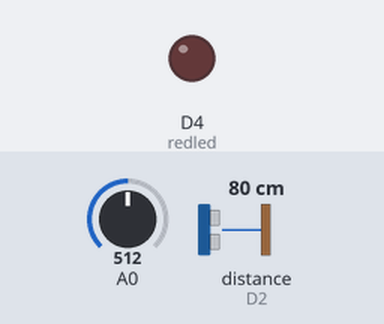
Recording of a sketch running on a simulated ESP8266 (NodeMCU). On the bench: output pins drawn as LEDs (lit = HIGH). Wiring (inferred from the names in the program): ultrasonic range finder: trigger D3; echo D2. Inputs (shaded band) come from the test bench; at power-on: A0 = 512, distance to the obstacle (sensor on D2) 80 cm. The echo pulse lasts 58.3 µs per cm; WiFi joins after 1.5 s; servers stay silent unless stated; pins used as bus, display or sensor lines are not drawn; what the sketch prints to the serial monitor is not drawn.

Above: at 0.1 s.
At 1.9 s:
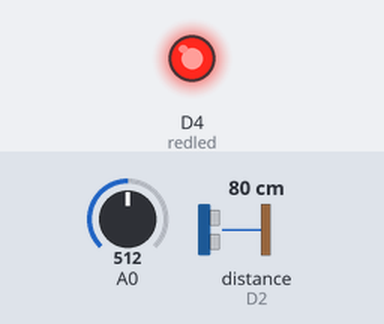
Timing chart, 0 to 3.4 s (numbered marks = the images above):
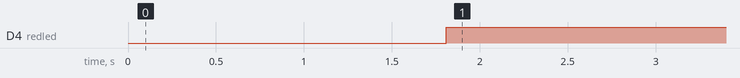

The sketch:

drainage.ino
```cpp
#define BLYNK_PRINT Serial

#include <BlynkSimpleEsp8266.h>

#include <ESP8266WiFi.h>

const int trigPin1 = D3;

const int echoPin1 = D2;

#define redled D4

char auth[]="aX3Cded2oxBxxxxx9bAVEGt1U";

char ssid[] = "satish";

char pass[] = "jaibalaji12#";

int duration1,distance1;

int count=0;

void setup()

{

  pinMode(trigPin1, OUTPUT);

  pinMode(echoPin1, INPUT);

  pinMode(A0, INPUT);

  digitalWrite(A0, OUTPUT);

  pinMode(redled, OUTPUT);

  digitalWrite(redled, LOW);

  Serial.begin(9600);

  Blynk.begin(auth, ssid, pass);

}

void loop()

{

  int float1=analogRead(A0);

  digitalWrite(trigPin1, LOW);

  delayMicroseconds(2);

  digitalWrite(trigPin1, HIGH);

  delayMicroseconds(10);

  digitalWrite(trigPin1, LOW);

  duration1 = pulseIn(echoPin1, HIGH);

  distance1 = duration1 * 0.034 / 2;

  Serial.println(float1);

   Blynk.virtualWrite(V1,distance1);

   if(distance1<=5)

   {

    Blynk.notify("Blockage Alert!");

    digitalWrite(redled, HIGH);

   }

   else if(float1<=800)

   {

    Blynk.notify("Overflow Alert !");

     digitalWrite(redled, HIGH);

   }

      else

   {

    digitalWrite(redled, LOW);

   }

    Blynk.run();

   }
```

Measured:
- by itself, D4 (redled): LOW → HIGH at 1.8 s
